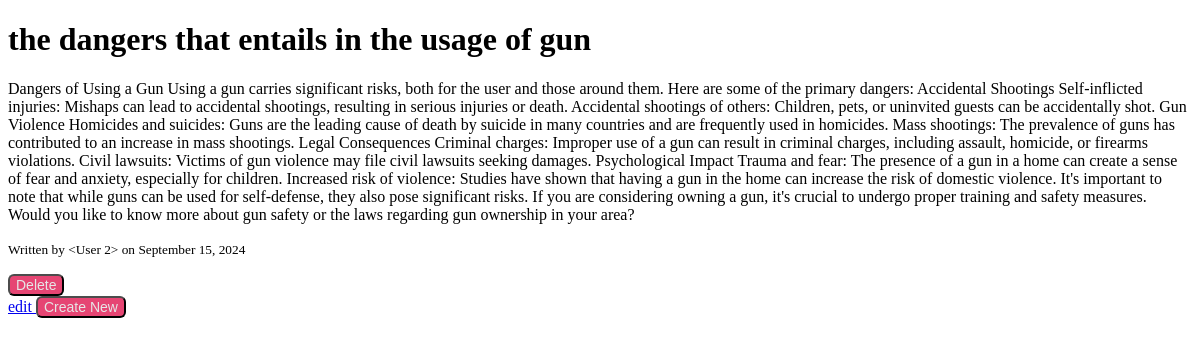
Screenshot of /post/2 with the database file from the repository.
### models.py (models this page shows, shortened)
class Post(db.Model):
    id = db.Column(db.Integer, primary_key=True)
    title = db.Column(db.String(128), nullable=False)
    content = db.Column(db.Text, nullable=False)
    author_id = db.Column(db.Integer, db.ForeignKey('user.id'), nullable=False)
    author = db.relationship('User', backref=db.backref('posts', lazy=True))
    date_posted = db.Column(db.DateTime, nullable=False, default=datetime.utcnow)

### app.py (the view)
@app.route('/post/<int:post_id>', strict_slashes=False)
def view_post(post_id):
    post = Post.query.get_or_404(post_id)
    return render_template('view_post.html', post=post)

### templates/view_post.html (shortened to what this page needs)
<!DOCTYPE html>
<html lang="en">
<head>
    <link rel="stylesheet" href="{{ url_for('static', filename='css/view.css') }}">
</head>
<body>
    <div class="post">
        <h1>{{ post.title }}</h1>
        <p>{{ post.content }}</p>
        <p><small>Written by {{ post.author }} on {{ post.date_posted.strftime('%B %d, %Y') }}</small></p>
    </div>
    <nav>
        <form method="POST" action="{{ url_for('delete_post', post_id=post.id) }}" onsubmit="return confirm('Are you sure you want to delete this post?');">
            <a href="{{ url_for('delete_post', post_id=post.id) }}">
                <button type="submit" class="delete">Delete</button>
            </a>
        </form>
        <a href="{{ url_for('edit_post', post_id=post.id) }}">
            edit
        </a>
        <a href="{{ url_for('create_post', post_id=post.id) }}">
            <button type="submit" class="delete space-x-6">Create New</button>
        </a>
    </nav>
</body>
</html>

### static/css/view.css (style rules this page uses)
.delete { color: white; background-color: #ff4d80; cursor: pointer; border-radius: 0.375rem; font-size: 0.875rem; font-weight: 500; transition: all 0.2s ease-in-out; display: inline-flex; filter: brightness(0.9); }

### rows the page displays
Post: title "the dangers that entails in the usage of gun", content "Dangers of Using a Gun Using a gun carries significant risks, both for the user and those around them. Here are some of the primary dangers: Accidental Shootings Self-inflicted injuries: Mishaps can lead to accidental shootings, resulting in serious injuries or death. Accidental shootings of others: Children, pets, or uninvited guests can be accidentally shot. Gun Violence Homicides and suicides: Guns are the leading cause of death by suicide in many countries and are frequently used in homicides. Mass shootings: The prevalence of guns has contributed to an increase in mass shootings. Legal Consequences Criminal charges: Improper use of a gun can result in criminal charges, including…", date_posted "September 15, 2024"

### other values shown
{{ post.author }} "<User 2>"
